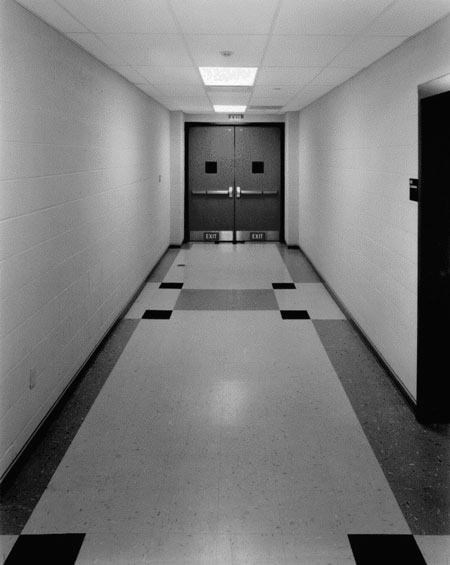
%> input picture assgn1/data/img03.jpg (made grey), 450 x 565 px, given in place of frame0020.jpg, which was not available
$ octave mb_demo.m   (GNU Octave 9; MATLAB toolbox functions it lacks are replaced by stand-ins)
%> lines starting %> are read from the running program, lines starting %| are printed output that depends on the picture; pictures that were not available may be replaced by others from this repository, and a replacement may not be noted
%> further down, prev_frame is the input picture: size 565x450 uint8; min 0, max 254, mean 122.1
%> the answer given: 1
### assgn7/matlab/imcrop.m
function imgCrop = imcrop(img, xrange, yrange)
img = double(img);
[h, w] = size(img);
%> h = 565; w = 450

xmin = min(xrange);
xmax = max(xrange);
ymin = min(yrange);
ymax = max(yrange);

margin = ceil(max([1-xmin 1-ymin xmax-w ymax-h 0]));
%> margin = 0
img1pad = padarray(img, [margin margin], 'replicate');

[X, Y] = meshgrid(xrange+margin, yrange+margin);
imgCrop = interp2(img1pad, X, Y);
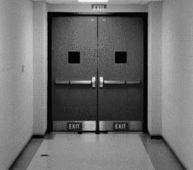
%> imgCrop: size 170x193 double; min 0, max 252, mean 111.9
end

### assgn7/matlab/initAffineMBTracker.m
function [affineMBContext] = initAffineMBTracker(img, rect)
%> called with rect = [138 111 193 170]

img = double(img);

[x1, y1, x2, y2, w, h] = getRectInfo(rect);

T2D = imcrop(img, x1:x2, y1:y2);

[Ix2D, Iy2D] = gradient(T2D);
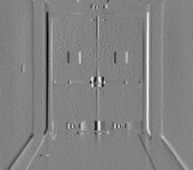
%> Ix2D: size 170x193 double; min -87, max 83, mean 0; drawn with min black and max white
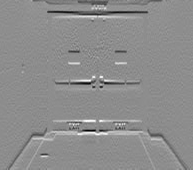
%> Iy2D: size 170x193 double; min -87, max 69.5, mean -0.3; drawn with min black and max white
Ix = Ix2D(:);
Iy = Iy2D(:);

[X, Y] = meshgrid(x1:x2, y1:y2);
X = X(:);
Y = Y(:);

J = [Ix.*X Iy.*X Ix.*Y Iy.*Y Ix Iy];
H = J' * J;
%> H = [2.03e+11 -4960169137 1.58e+11 -2310386898 836489623.8 -8189782; -4960169137 1.57e+11 -2310386898 1.23e+11 -8189782 666476502.2; 1.58e+11 -2310386898 133869192672 1.34e+09 677431156 5431146.8; -2310386898 1.23e+11 1.34e+09 1.07e+11 5431146.8 533410491.2; 836489623.8 -8189782 677431156 5431146.8 3579549.8 21977; -8189782 666476502.2 5431146.8 533410491.2 21977 2877883]
% weight2D = gaussian([h w], 1.5);
% weight = weight2D(:);
% H = J' * (J .* repmat(weight, 1, 6));

affineMBContext.J = J;
affineMBContext.invH = inv(H);
%> affineMBContext.invH = [1.3e-10 -1.64e-12 -3.83e-12 1.75e-11 -2.98e-08 -2.26e-09; -1.64e-12 3.99e-10 7.42e-11 1.24e-11 -1.22e-08 -9.48e-08; -3.83e-12 7.42e-11 1.9e-10 2.59e-13 -3.49e-08 -1.73e-08; 1.75e-11 1.24e-11 2.59e-13 1.24e-10 -4.15e-09 -2.58e-08; -2.98e-08 -1.22e-08 -3.49e-08 -4.15e-09 1.38e-05 3.47e-06; -2.26e-09 -9.48e-08 -1.73e-08 -2.58e-08 3.47e-06 2.71e-05]
end

### assgn7/matlab/getRectInfo.m
function [x1, y1, x2, y2, w, h] = getRectInfo(rect)
[x1, y1, w, h] = split(rect);
x2 = x1 + w - 1;
y2 = y1 + h - 1;
end

### assgn7/matlab/split.m
function varargout = split(A)
varargout = num2cell(A);
end

### assgn7/matlab/mb_demo.m
% tracker = [1 1 100 100]         % TODO Pick a bounding box in the format [x y w h]
% You can use ginput to get pixel coordinates

%% Initialize the tracker
PATHFORMAT = '../data/car/frame%04d.jpg';
RESULTPATH = '../results/car_mb.mp4';
FRAMESTART = 20;
FRAMEEND = 280;
tracker = [138.0000  111.0000  193.0000  170.0000];

% [7 lines of commented-out code are left out]
prev_frame = imread(sprintf(PATHFORMAT, FRAMESTART));

pickBox = input('use preset tracker(1) or ginput(2)? (enter 1 or 2)\n');
if pickBox == 2
tracker = pickBoundingBox(prev_frame);
end

template = imcropRect(prev_frame, tracker); % TODO

context = initAffineMBTracker(prev_frame, tracker);
Win = eye(3);

fprintf('initial tracker:\n');
disp(tracker);

%% Start tracking
% video = VideoWriter(RESULTPATH);
% open(video);

figure;
new_tracker = tracker;
for i = FRAMESTART+1:FRAMEEND
    path = sprintf(PATHFORMAT, i);
    if ~isfile(path)
        continue
    end
    new_frame = imread(path);

    Wout = affineMBTracker(new_frame, template, tracker, Win, context);

    new_tracker = warpRect(Wout, tracker); % TODO calculate the new bounding rectangle

    clf;
    hold on;
    imshow(new_frame);
    rectangle('Position', new_tracker, 'EdgeColor', [1 1 0]);
    drawnow;

    prev_frame = new_frame;
    tracker = new_tracker;

%     writeVideo(video, getframe(gcf));
end

% close(video);
fprintf('done\n');

%% helper
function img2 = imcropRect(img1, rect)
[x1, y1, x2, y2, ~, ~] = getRectInfo(rect);
img2 = imcrop(img1, x1:x2, y1:y2);
end

function rectNew = warpRect(W, rect)
[x1, y1, x2, y2, w, h] = getRectInfo(rect);
% [x1new, y1new, ~, x2new, y2new, ~] = split(W * [x1 x2; y1 y2; 1 1]);
% rectNew = [x1new y1new x2new-x1new+1 y2new-y1new+1];

xcenter = (x1+x2)/2;
ycenter = (y1+y2)/2;
[xcenterNew, ycenterNew, ~] = split(W * [xcenter ycenter 1]');

scale = (norm(W(:,1)) + norm(W(:,2)))/2;

rectNew = [x1+(xcenterNew-xcenter) y1+(ycenterNew-ycenter) w h];
rectNew = scaleRect(rectNew, scale);
end

function rectNew = scaleRect(rect, scale)
[x, y, w, h] = split(rect);
wnew = w * scale;
hnew = h * scale;
xnew = x - (wnew - w)/2;
ynew = y - (hnew - h)/2;
rectNew = [xnew ynew wnew hnew];
end
